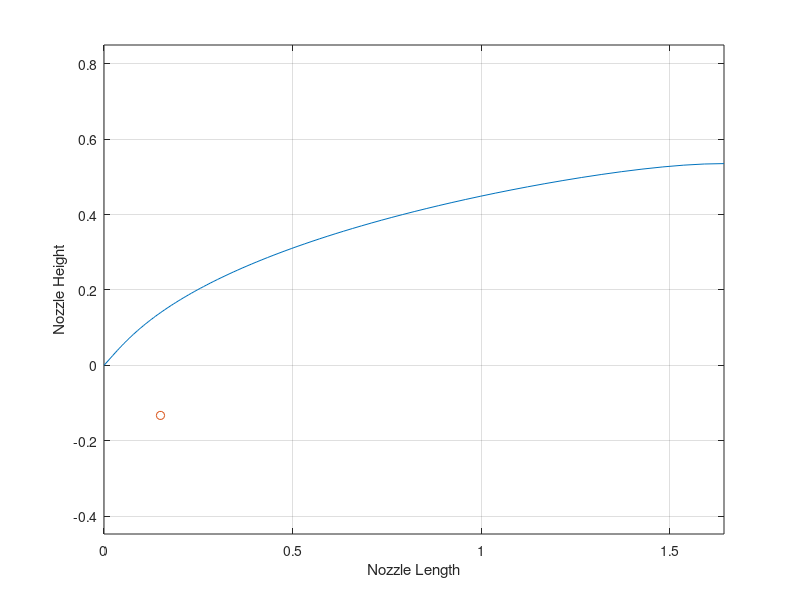

Write MATLAB code to recreate this figure.
% Nozzle Contour, Rapid Method for Plug Nozzle Design
clc, clear all

% Read me %
% This Rapid Method script creates the contour for a nozzle that is 
% truncated by a certain percentage. It requires the expansion ratio
% obtained from the Approximate Method and the throat height. This will
% feed into the flow properties script to calculate thrust and lift.

% Set Inputs
AR = 3.3839;                     % Expasion Area Ratio (Effective Angle)
eta_b = 0.1;                    % Truncation Parameter (0=PerfectExpansion)
throat_height = 0.2;             % Throat Height

% Secondary
step_size = 100;                 % Model Fidelity
gamma = 1.4;                     % Ratio Specific Heats
exit_height = AR*throat_height;  % Exit Height

% Set Matrices
turn_angle = zeros(1,step_size);
A = zeros(1,step_size);
l_nd = zeros(1,step_size);
r_nd = zeros(1,step_size);
x_nd = zeros(1,step_size);
y_nd = zeros(1,step_size);
l = zeros(1,step_size);
x = zeros(1,step_size);
y = zeros(1,step_size);
mach_numbers = zeros(1,step_size);
mach_angles = zeros(1,step_size);

% Exit Mach Solver (Copied from MST Thesis!)
f1 = 2/(gamma+1);
f2 = (gamma-1)/2;
f3 = (gamma+1)/(gamma-1);
M0 = 4;
M = M0;
Function = (1/(M^2))*((f1*(1+(f2*(M^2))))^f3)-(AR^2);
Tolerance = 0.0001;
maxits = 200;
J = abs(Function);
i = 1;
while J>Tolerance && i<=maxits
    Function = (1/(M^2))*((f1*(1+(f2*(M^2))))^(f3))-(AR^2);
    dFunction = (f3/(M^2))*((f1*(1+(f2*(M^2))))^(f3-1))*2*f2*f1*M + (-2/(M^3))*((f1*(1+f2*(M^2)))^(f3));
    y = M-(Function/dFunction);
    M = y;
    Function = (1/(M^2))*((f1*(1+(f2*(M^2))))^(f3))-(AR^2);
    J = abs(Function);
    i = i+1;
end

% Use P-M to find Max Turn Angle from Exit Mach
pm1 = sqrt((gamma+1)/(gamma-1));
pm2 = (gamma-1)/(gamma+1);
pm3 = M^2-1;           
max_turn_angle = pm1*atand(sqrt(pm2*pm3))-atand(sqrt(pm3));
turn_steps = linspace(0,max_turn_angle,step_size);

% Contour Loop
for i = 1:step_size
    
    % Calculate Mach and PM Angles
    dummy_angle = 0;
    if 1~=i
       mach_numbers(i) = mach_numbers(i-1);
    else
       mach_numbers(i) = 1;
    end
    while (dummy_angle < turn_steps(i))
        pm1 = sqrt((gamma+1)/(gamma-1));
        pm2 = (gamma-1)/(gamma+1);
        pm3 = mach_numbers(i)^2-1;           
        dummy_angle = pm1*atand(sqrt(pm2*pm3))-atand(sqrt(pm3));
        mach_numbers(i) = mach_numbers(i) + 0.00001;
    end
    
    % Calcualte Mach and Alpha Angles
    mach_angles(i) = asind(1/mach_numbers(i));
    turn_angle(i) = turn_steps(end) - turn_steps(i) + mach_angles(i);
    
    % Calculate Streamtube Areas
    aa = (2+(gamma-1)*(mach_numbers(i)^2));
    bb = (2+(gamma-1)*(mach_numbers(1)^2));
    cc = (gamma+1)/(2*(gamma-1));
    A(i) = ( mach_numbers(1) / mach_numbers(i) ) * ( (aa / bb)^(cc) );
    
    % Calculate Non-Dimenional Parameters
    l_nd(i) = (1-sqrt(1-(A(i)*(1-(eta_b^2))...
        *mach_numbers(i)*(sind(turn_angle(i))/AR))))/sind(turn_angle(i));
    r_nd(i) = 1-(l_nd(i)*sind(turn_angle(i)));
    x_nd(i) = l_nd(i)*cosd(turn_angle(i));
    y_nd(i) = l_nd(i)*sind(turn_angle(i));
    
    % Calculate Coordinates
    if i == 1
        x_hold = x_nd(i)*exit_height;
        y_hold = y_nd(i)*exit_height;
    end
    l(i) = l_nd(i)*exit_height;
    x(i) = (x_nd(i)-x_nd(1))*exit_height;
    y(i) = (y_nd(i)-y_nd(1))*exit_height;
    
end

% Find Expansion Ratio
AR_check = A(end)/A(1);
M_exit_check = mach_numbers(end);
y_height = real(y(end))-y(1);
x_length = real(x(end))-x(1);

cout = ['Truncated Expansion Ramp Study. Expansion Ratio is: ',num2str(AR_check),...
    '. Exit Mach is: ' ,num2str(M_exit_check),'. Total Height is: ', num2str(y_height),...
    '. Total Length is: ',num2str(x_length),'.'];
disp(cout)

% Calcuate Cowl Position w.r.t. Ramp Origin
slope = (y(2)-y(1))/(x(2)-x(1));
slope = -1/slope;
n = 1000;
xc = linspace(0,0.4,n);
yc = slope.*xc;
for i = 1:n
    d = sqrt( xc(i)^2 + yc(i)^2);
    if d > throat_height
        xnew = xc(i);
        ynew = yc(i);
        break;
    end
end

local_turn = flip(turn_steps);

figure(1)
plot(x,y)
hold on
plot(xnew,ynew,'o')
xlabel('Nozzle Length')
ylabel('Nozzle Height')
grid on
axis equal



